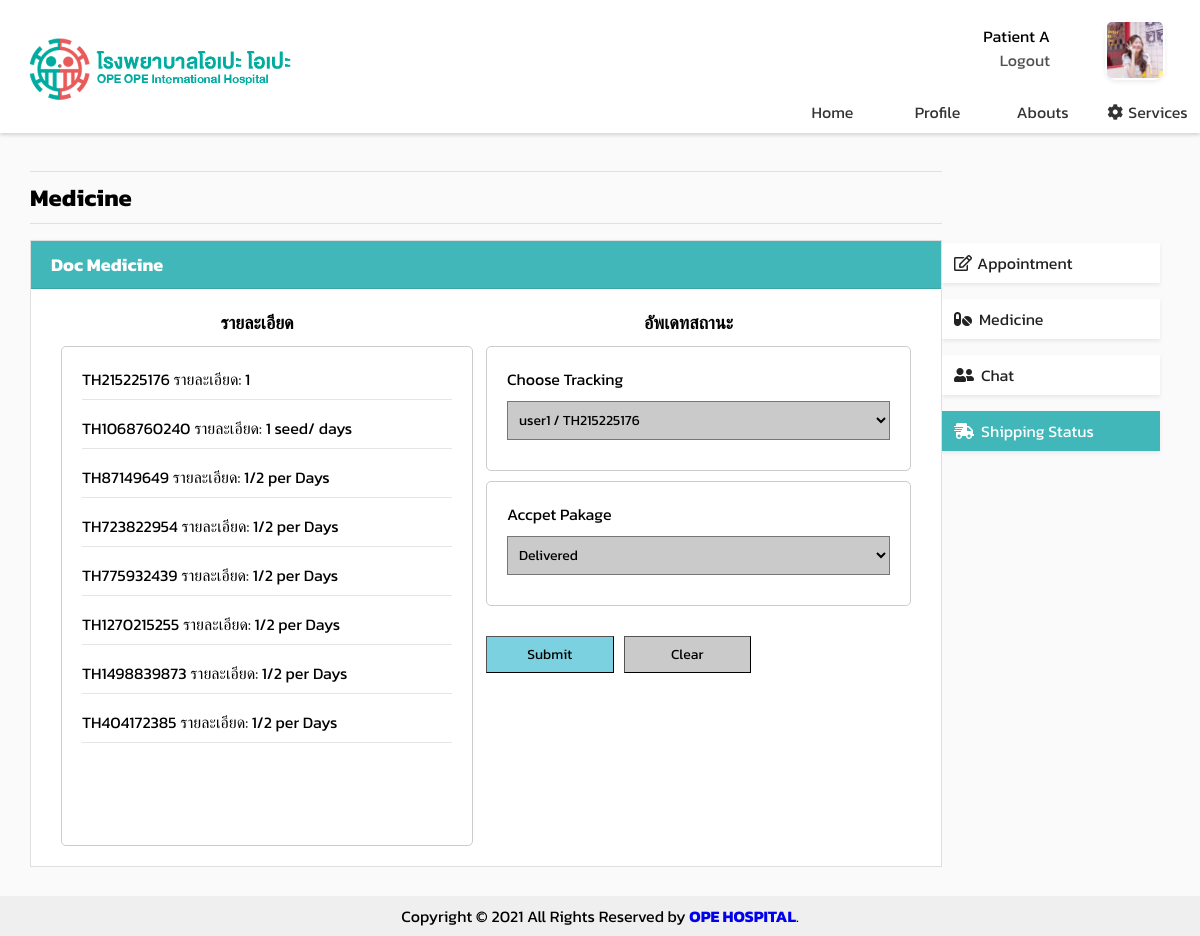
Screenshot of /opeope-hospital/ship-pat.php (signed in) with the database file from the repository.
### tables this page shows
CREATE TABLE `userdb` (
  `hospitalNum` int(11) NOT NULL,
  `userType` int(1) NOT NULL,
  `userID` varchar(100) NOT NULL,
  `email` varchar(100) NOT NULL,
  `password` varchar(100) NOT NULL,
  `firstName` varchar(100) NOT NULL,
  `lastName` varchar(100) NOT NULL,
  `citizenID` varchar(100) NOT NULL,
  `gender` varchar(1) NOT NULL,
  `birthDate` date NOT NULL,
  `age` int(11) DEFAULT NULL,
  `nationality` varchar(100) NOT NULL,
  `profilepic` varchar(500) DEFAULT NULL,
  `tel` varchar(11) DEFAULT NULL,
  `address` varchar(500) NOT NULL
);

CREATE TABLE `dispense` (
  `PatientID` varchar(100) NOT NULL,
  `DoctorID` varchar(100) NOT NULL,
  `Description` varchar(500) DEFAULT NULL,
  `DispenseID` int(11) NOT NULL,
  `MedicineID` int(11) NOT NULL,
  `Tracking` varchar(20) DEFAULT NULL,
  `TrackingStatus` varchar(1) NOT NULL
);

### opeope-hospital/ship-pat.php (the view, shortened to what this page needs)
<?php
    include('server.php');
    $sql1 = $_SESSION['username'];
    $sql2 = "SELECT * FROM Userdb WHERE userID='$sql1'";
    $dataQuery1 = $conn->query($sql2);
    $userData = $dataQuery1->fetch_assoc();
    $disQ = "SELECT * FROM Dispense WHERE PatientID='$sql1'";
    $Dispense = mysqli_query($conn, $disQ);
    $disQ1 = "SELECT * FROM Dispense WHERE PatientID='$sql1'";
    $Dispense2 = mysqli_query($conn, $disQ1);
?>
<!DOCTYPE html>
<html lang="en">
<head>
    <link rel="stylesheet" href="assests/css/index.css" type="text/css">
    <link rel="stylesheet" href="https://use.fontawesome.com/releases/v5.6.3/css/all.css">
</head>
<body>
    <div class="content">
        <div class="nav-bar shadow-sm">
            <div class="nav-bar content1">
                <div class="nav-bar-logo">
                    <a class="link" href="https://www.google.co.th/">
                        <img src="assests/images/logo_h.png" alt="logo" width="280px">
                    </a>
                </div>
            </div>
            <div class="nav-bar content2">
                <div class="nav-bar-userName">
                    <div class="nav-bar-userName left">
                        <?php if (isset($_SESSION['username'])) : ?>
                            <p>
                                <?php
                                    if($userData['firstName']!=NULL&&$userData['lastName']!=NULL){
                                        echo $userData['firstName']." ".$userData['lastName'];
                                    }else{
                                        echo "Unnamed";
                                    }
                                ?>
                            </p>
                            <p><a href="index.php?logout='1'" style="color: rgb(80, 80, 80);">Logout</a></p>
                        <?php endif ?>
                    </div>
                    <div class="nav-bar-userName right">
                        <div class="user-pic shadow-sm">
                            <?php if($userData['profilepic'] != NULL): ?>
                                <img src="assests/images/<?php echo $userData['profilepic']?>" alt="profilepic" height="60px" width="60px">
                            <?php else:?>
                                <img src="assests/images/default.png" alt="logo" height="60px" width="60px">
                            <?php endif ?>
                        </div>
                    </div>
                </div>
                <div class="nav-bar-navigator">
                    <lix class="nav-bar-navigator navigate"><a class="activex" href="index.php">Home</a></lix>
                    <lix class="nav-bar-navigator navigate"><a class="activex" href="profile.php">Profile</a></lix>
                    <lix class="nav-bar-navigator navigate"><a class="activex" href="abouts.php">Abouts</a></lix>
                    <lix class="nav-bar-navigator navigate"><a class="activex" href="services.php"><i class="fas fa-cog" style="padding-right: 5px;"></i>Services</a></lix>
                </div>
            </div>
        </div>
        <div style="overflow:auto; padding: 2.5% 2.5% 2.5% 2.5%; ">
            <div class="menu" >
                <div>
                    <a href="app.php"><div class="menuitem menu_activex shadow-sm"><i class="far fa-edit" style="padding-right: 5px;"></i>Appointment</div></a>
                    <a href="med.php"><div class="menuitem menu_activx shadow-sm"><i class="fas fa-pills" style="padding-right: 7px;"></i>Medicine</div></a>
                    <a href="chat.php"><div class="menuitem menu_activex shadow-sm"><i class="fas fa-user-friends" style="padding-right: 7px;"></i>Chat</div></a>
                    <a href="ship.php"><div class="menuitem menu_active shadow-sm"><i class="fas fa-shipping-fast" style="padding-right: 7px;"></i>Shipping Status</div></a>
                </div>
            </div>
            <div class="main">
                <div class="article">
                    <hr style="margin-bottom: 0.5rem"><h2 style="font-size: 1.5rem;">Medicine</h2><hr>
                </div>
                <div class="card rounded-0 shadow-sm" style="width: 100%; float: left; padding: 0px;">
                    <div style="padding: 10px 20px 10px 20px; border-bottom: 1px solid rgba(0, 0, 0, 0.1);background-color: #42b7b9; color: white;"><h4>Doc Medicine</h4></div>
                    <div style="min-height: 300px; overflow-y: hidden;">
                        <div style="margin-top: 0px; margin-bottom: 20px; margin-right: 20px; padding: 20px;">
                            <div style="width: 48.5%; float: left; margin-bottom: 10px;">
                                <div style="width: 100%; font-weight: bold; text-align: center;">รายละเอียด</div>
                                <div style="width: 100%; margin: 10px; padding: 20px; border: 1px solid #CCCCCC; border-radius: 5px;overflow: scroll; height: 500px; font-size: 16px;">
                                    <?php
                                        while($row = mysqli_fetch_array($Dispense2)){?>
                                            <?php echo $row['Tracking']." รายละเอียด: ".$row['Description'];?><br><hr><?php
                                        }
                                    ?>
                                </div>
                            </div>
                            <div style="width: 50%; float: right; margin-bottom: 10px;">
                                <div style="width: 100%; font-weight: bold; text-align: center;">อัพเดทสถานะ</div>
                                <form style="font-size: 16px;" action="ship-pat_db.php" method="post">
                                    <div style="width: 100%;margin: 10px; padding: 20px; border: 1px solid #CCCCCC; border-radius: 5px">
                                            <div>
                                                <div style="margin-bottom: 10px;">Choose Tracking</div>
                                                <select class="input-regis" name="Tracking" id="Tracking" required>
                                                <?php
                                                while($row = mysqli_fetch_array($Dispense))
                                                {
                                                ?>
                                                    <option value="<?php echo $row['Tracking']?>"><?php echo $row['PatientID']." / ".$row['Tracking'];?></option>
                                                <?php
                                                }
                                                ?>
                                                </select>
                                            </div>
                                    </div>
                                    <div style="width: 100%;margin: 10px; padding: 20px; border: 1px solid #CCCCCC; border-radius: 5px">
                                    <div>
                                                <div style="margin-bottom: 10px;">Accpet Pakage</div>
                                                <select class="input-regis" name="Status" id="Status" required>
                                                    <option value="D">Delivered</option>
                                                </select>
                                            </div>
                                    </div>
                                    <div style="width: 100%; float: right; margin: 20px; text-align:">
                                                <div style="width:30%; float: left; margin-left: 30px;">
                                                    <button style="background: #7bd1e0;" type="submit" name="shipAccecpt" class="input-regis">Submit</button>
                                                </div>
                                                <div style="width:30%;  float: left; margin-left: 10px;">
                                                    <button style="background: #cacaca;" type="reset" name="cancel" class="input-regis">Clear</button>
                                                </div>
                                    </div>
                                </form>
                            </div>
                        </div>
                    </div>
                </div>
            </div>
        </div>
    </div>
</body>
<div class="footer">Copyright © 2021 All Rights Reserved by <strong><a href="home.php">OPE HOSPITAL</a></strong>.</div>
</html>

### opeope-hospital/assests/css/index.css (style rules this page uses)
* { margin: 0; padding: 0; text-decoration: none; font-family: 'Kanit', sans-serif; box-sizing: border-box; }
* { box-sizing: border-box; }
body { font-family: 'Kanit', sans-serif; background-color: #313f4c; }
.content { width: 100%; max-width: 1200px; min-height: 936px; max-height: 1600px; margin: auto; background-color:rgb(250, 250, 250); }
.nav-bar { overflow:auto; max-height: 270px; background: white; padding-bottom: 0.25em; }
.nav-bar .content1 { float: left; width: 65%; margin: 1rem 0 0 0 ; }
.nav-bar-logo { padding-left: 20px; }
.nav-bar .content2 { float: right; overflow: hidden; width: 35%; }
.nav-bar-userName { height: 90px; padding: 10px; background-color: rgb(255, 255, 255); }
.nav-bar-userName .left { width: 70%; padding: 3.5% 20px 10px 10px; text-align: right; float: left; }
.nav-bar-userName .right { width: 30%; padding: 10px; float: right; }
.user-pic { float:inherit; width: 60px; height: 60px; padding: 2px; border-radius: 12px; margin-right: 15px; overflow: hidden; }
.nav-bar-navigator { height: calc(100% - 120px); text-align: center; }
.nav-bar-navigator .navigate { width: 25%; float: left; }
lix a { display: block; color: #333; text-align: center; padding: 0px 0px 5px 0px; text-decoration: none; }
.menu { float: right; font-size: 18px; width: 20%; padding: 4rem 10px 10px 0px; }
.menuitem { padding: 8px; padding-left: 12px; margin-top: 16px; font-size: 16px; cursor: pointer; background-color: rgb(255, 255, 255); color: #222; }
.menu_active { color: white; background-color: #42b7b9; }
.main { float: left; width: 80%; padding: 0 20px; overflow: hidden; }
.article { font-size: 2rem; font-weight: bold; }
img { max-width: 100%; max-height: 100%; }
hr { margin-top: 0.5rem; margin-bottom: 1rem; border: 0px; border-top: 1px solid rgba(0, 0, 0, 0.1); }
.card { background-color: #fff; background-clip: border-box; border: 1px solid rgba(0, 0, 0, 0.125); border-radius: 0.25rem; padding: 16px; font-size: 18px; object-fit:cover; }
.rounded-0 { border-radius: 0 !important; }
.shadow-sm { box-shadow: 0 0.125rem 0.25rem rgb(0 0 0 / 8%) !important; }
.input-regis { font-family: "Kanit", sans-serif; background: #eeeeee; background: #cacaca; width: 100%; margin: 0 0 10px; padding: 7px; box-sizing: border-box; font-size: 14px; border-width: 1px; }
.footer { position: fixed; right: 0; bottom: 0; left: 0; padding: 0.5rem; background-color: #efefef; text-align: center; }
@media only screen and (max-width:1200px) { .main { width: 80%; padding: 0; } }
@media only screen and (max-width:1200px) { .right { width: 100%; } }
@media only screen and (max-width:1200px) { .nav-bar .content1 { width: 65%; padding: 0; } }
@media only screen and (max-width:1200px) { .nav-bar .content2 { width: 35%; padding: 0; } }

### rows the page displays
userdb: firstName "Patient", lastName "A", profilepic (picture)
dispense: Tracking "TH215225176", Description "1"
dispense: Tracking "TH1068760240", Description "1 seed/ days"
dispense: Tracking "TH87149649", Description "1/2 per Days"
dispense: Tracking "TH723822954", Description "1/2 per Days"
dispense: Tracking "TH775932439", Description "1/2 per Days"
dispense: Tracking "TH1270215255", Description "1/2 per Days"
dispense: Tracking "TH1498839873", Description "1/2 per Days"
dispense: Tracking "TH404172385", Description "1/2 per Days"

### other values shown
form field Tracking "user1 / TH215225176"
